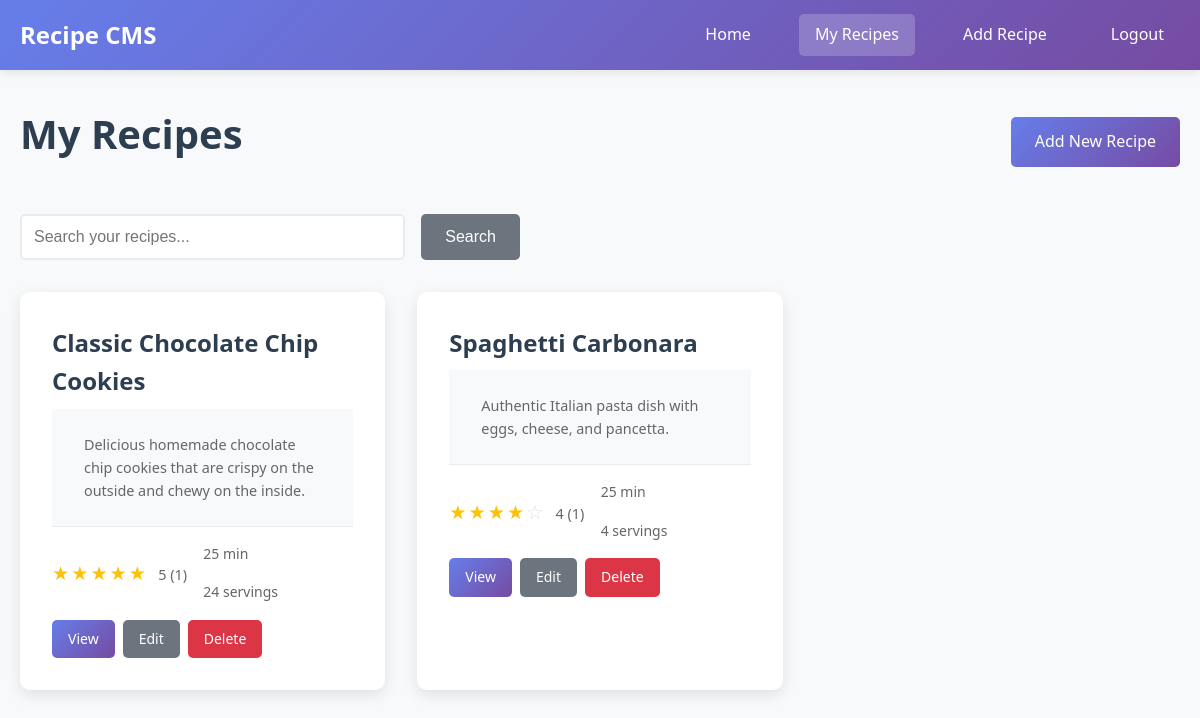
The app's page /my_recipes.php (signed in) with its own data.
### tables this page shows
CREATE TABLE recipes (
    id INT AUTO_INCREMENT PRIMARY KEY,
    user_id INT NOT NULL,
    title VARCHAR(200) NOT NULL,
    description TEXT,
    ingredients TEXT NOT NULL,
    instructions TEXT NOT NULL,
    prep_time INT,  
    cook_time INT,  
    servings INT,
    image_filename VARCHAR(255),
    created_at TIMESTAMP DEFAULT CURRENT_TIMESTAMP,
    updated_at TIMESTAMP DEFAULT CURRENT_TIMESTAMP ON UPDATE CURRENT_TIMESTAMP,
    FOREIGN KEY (user_id) REFERENCES users(id) ON DELETE CASCADE
);

### includes/recipes.php (called while the page is built, shortened)
<?php
function getRecipes($page = 1, $limit = 12, $search = '', $userId = null) {
    $pdo = getDBConnection();
    $offset = ($page - 1) * $limit;
    $whereClause = '';
    $params = [];
    if ($userId) {
        $whereClause .= empty($whereClause) ? " WHERE r.user_id = ?" : " AND r.user_id = ?";
        $params[] = $userId;
    }
    $sql = "SELECT r.*, u.username, u.first_name, u.last_name,
                   COALESCE(AVG(rt.rating), 0) as avg_rating,
                   COUNT(rt.id) as rating_count
            FROM recipes r
            JOIN users u ON r.user_id = u.id
            LEFT JOIN ratings rt ON r.id = rt.recipe_id
            $whereClause
            GROUP BY r.id
            ORDER BY r.created_at DESC
            LIMIT ? OFFSET ?";
    $params[] = $limit;
    $params[] = $offset;
    $stmt = $pdo->prepare($sql);
    $stmt->execute($params);
    $recipes = $stmt->fetchAll();
    $countSql = "SELECT COUNT(DISTINCT r.id) as total FROM recipes r JOIN users u ON r.user_id = u.id $whereClause";
    $countParams = array_slice($params, 0, -2);
    $countStmt = $pdo->prepare($countSql);
    $countStmt->execute($countParams);
    $total = $countStmt->fetch()['total'];
    return [
        'recipes' => $recipes,
        'total' => $total,
        'pages' => ceil($total / $limit),
        'current_page' => $page
    ];
}
function formatTime($minutes) {
    if ($minutes < 60) {
        return $minutes . ' min';
    } else {
        $hours = floor($minutes / 60);
        $mins = $minutes % 60;
        return $hours . 'h' . ($mins > 0 ? ' ' . $mins . 'min' : '');
    }
}
?>

### my_recipes.php (the view, shortened to what this page needs)
<?php
require_once 'includes/recipes.php';
$user = getCurrentUser();
$page = (int)($_GET['page'] ?? 1);
$search = sanitizeInput($_GET['search'] ?? '');
$result = getRecipes($page, 12, $search, $user['id']);
$recipes = $result['recipes'];
?>
<!DOCTYPE html>
<html lang="en">
<head>
    <link rel="stylesheet" href="assets/css/style.css">
</head>
<body>
    <nav class="navbar">
        <div class="nav-container">
            <a href="index.php" class="nav-brand">Recipe CMS</a>
            <div class="nav-menu">
                <a href="index.php" class="nav-link">Home</a>
                <a href="my_recipes.php" class="nav-link active">My Recipes</a>
                <a href="add_recipe.php" class="nav-link">Add Recipe</a>
                <a href="logout.php" class="nav-link">Logout</a>
            </div>
        </div>
    </nav>
    <div class="container">
        <div class="page-header">
            <h1>My Recipes</h1>
            <a href="add_recipe.php" class="btn btn-primary">Add New Recipe</a>
        </div>
        <div class="search-bar">
            <form method="GET" action="">
                <input type="text" name="search" placeholder="Search your recipes..."
                       value="<?php echo htmlspecialchars($search); ?>">
                <button type="submit" class="btn btn-secondary">Search</button>
            </form>
        </div>
        <?php if (empty($recipes)): ?>
            <div class="no-recipes">
                <?php if ($search): ?>
                    <p>No recipes found matching your search.</p>
                <?php else: ?>
                    <p>You haven't added any recipes yet.</p>
                    <a href="add_recipe.php" class="btn btn-primary">Add Your First Recipe</a>
                <?php endif; ?>
            </div>
        <?php else: ?>
            <div class="recipes-grid">
                <?php foreach ($recipes as $recipe): ?>
                    <div class="recipe-card">
                        <div class="recipe-content">
                            <h3><a href="recipe.php?id=<?php echo $recipe['id']; ?>"><?php echo htmlspecialchars($recipe['title']); ?></a></h3>
                            <?php if ($recipe['description']): ?>
                                <p class="recipe-description"><?php echo htmlspecialchars(substr($recipe['description'], 0, 100)); ?><?php echo strlen($recipe['description']) > 100 ? '...' : ''; ?></p>
                            <?php endif; ?>
                            <div class="recipe-meta">
                                <div class="recipe-rating">
                                    <div class="stars">
                                        <?php
                                        $avgRating = round($recipe['avg_rating'], 1);
                                        for ($i = 1; $i <= 5; $i++) {
                                            if ($i <= $avgRating) {
                                                echo '<span class="star filled">★</span>';
                                            } else {
                                                echo '<span class="star">☆</span>';
                                            }
                                        }
                                        ?>
                                    </div>
                                    <span class="rating-text"><?php echo $avgRating; ?> (<?php echo $recipe['rating_count']; ?>)</span>
                                </div>
                                <div class="recipe-stats">
                                    <?php if ($recipe['prep_time'] || $recipe['cook_time']): ?>
                                        <span class="time">
                                            <?php
                                            $totalTime = ($recipe['prep_time'] ?? 0) + ($recipe['cook_time'] ?? 0);
                                            if ($totalTime > 0) echo formatTime($totalTime);
                                            ?>
                                        </span>
                                    <?php endif; ?>
                                    <?php if ($recipe['servings']): ?>
                                        <span class="servings"><?php echo $recipe['servings']; ?> servings</span>
                                    <?php endif; ?>
                                </div>
                            </div>
                            <div class="recipe-actions">
                                <a href="recipe.php?id=<?php echo $recipe['id']; ?>" class="btn btn-primary btn-sm">View</a>
                                <a href="edit_recipe.php?id=<?php echo $recipe['id']; ?>" class="btn btn-secondary btn-sm">Edit</a>
                                <a href="delete_recipe.php?id=<?php echo $recipe['id']; ?>" class="btn btn-danger btn-sm"
                                   onclick="return confirm('Are you sure you want to delete this recipe?')">Delete</a>
                            </div>
                        </div>
                    </div>
                <?php endforeach; ?>
            </div>
        <?php endif; ?>
    </div>
</body>
</html>

### assets/css/style.css (style rules this page uses)
* { margin: 0; padding: 0; box-sizing: border-box; }
body { font-family: 'Segoe UI', Tahoma, Geneva, Verdana, sans-serif; line-height: 1.6; color: #333; background-color: #f8f9fa; }
h1, h2, h3, h4, h5, h6 { font-weight: 600; margin-bottom: 1rem; color: #2c3e50; }
h1 { font-size: 2.5rem; }
h3 { font-size: 1.5rem; }
p { margin-bottom: 1rem; }
a { color: #3498db; text-decoration: none; transition: color 0.3s ease; }
.container { max-width: 1200px; margin: 0 auto; padding: 0 20px; }
.navbar { background: linear-gradient(135deg, #667eea 0%, #764ba2 100%); box-shadow: 0 2px 10px rgba(0,0,0,0.1); position: sticky; top: 0; z-index: 1000; }
.nav-container { max-width: 1200px; margin: 0 auto; padding: 0 20px; display: flex; justify-content: space-between; align-items: center; height: 70px; }
.nav-brand { font-size: 1.5rem; font-weight: bold; color: white; text-decoration: none; }
.nav-menu { display: flex; gap: 2rem; }
.nav-link { color: white; text-decoration: none; padding: 0.5rem 1rem; border-radius: 5px; transition: all 0.3s ease; }
.nav-link:hover, .nav-link.active { background-color: rgba(255,255,255,0.2); color: white; }
.btn { display: inline-block; padding: 0.75rem 1.5rem; border: none; border-radius: 5px; cursor: pointer; text-decoration: none; font-size: 1rem; font-weight: 500; transition: all 0.3s ease; text-align: center; }
.btn-primary { background: linear-gradient(135deg, #667eea 0%, #764ba2 100%); color: white; }
.btn-secondary { background-color: #6c757d; color: white; }
.btn-danger { background-color: #dc3545; color: white; }
.btn-sm { padding: 0.5rem 1rem; font-size: 0.875rem; }
input[type="text"], input[type="email"], input[type="password"], input[type="number"], input[type="file"], textarea, select { width: 100%; padding: 0.75rem; border: 2px solid #e9ecef; border-radius: 5px; font-size: 1rem; transition: border-color 0.3s ease, box-shadow 0.3s ease; }
.page-header { display: flex; justify-content: space-between; align-items: center; margin: 2rem 0; flex-wrap: wrap; gap: 1rem; }
.search-bar { margin-bottom: 2rem; }
.search-bar form { display: flex; gap: 1rem; max-width: 500px; flex-wrap: wrap; }
.search-bar input { flex: 1; min-width: 250px; }
.recipes-grid { display: grid; grid-template-columns: repeat(auto-fill, minmax(300px, 1fr)); gap: 2rem; margin-bottom: 2rem; }
.recipe-card { background: white; border-radius: 10px; overflow: hidden; box-shadow: 0 5px 15px rgba(0,0,0,0.1); transition: transform 0.3s ease, box-shadow 0.3s ease; }
.recipe-content { padding: 1.5rem; }
.recipe-content h3 { margin-bottom: 0.5rem; }
.recipe-content h3 a { color: #2c3e50; text-decoration: none; }
.recipe-description { color: #666; margin-bottom: 1rem; font-size: 0.9rem; }
.recipe-meta { display: flex; justify-content: space-between; align-items: center; margin-bottom: 1rem; flex-wrap: wrap; gap: 0.5rem; }
.recipe-stats { display: flex; gap: 1rem; font-size: 0.875rem; color: #666; flex-wrap: wrap; }
.recipe-actions { display: flex; gap: 0.5rem; flex-wrap: wrap; }
.recipe-meta { display: flex; justify-content: space-between; align-items: center; flex-wrap: wrap; gap: 1rem; }
.recipe-description { padding: 1.5rem 2rem; background-color: #f8f9fa; border-bottom: 1px solid #e9ecef; }
.recipe-stats { display: grid; grid-template-columns: repeat(auto-fit, minmax(150px, 1fr)); gap: 1rem; }
.recipe-content { padding: 2rem; }
.stars { display: inline-flex; gap: 2px; }
.star { color: #ddd; font-size: 1.2rem; transition: color 0.3s ease; }
.star.filled { color: #ffc107; }
.rating-text { margin-left: 0.5rem; color: #666; font-size: 0.9rem; }
.recipe-card, .recipe-detail, .auth-form, .recipe-form { animation: fadeIn 0.6s ease-out; }

### records on screen
recipes: title "Classic Chocolate Chip Cookies", description "Delicious homemade chocolate chip cookies that are crispy on the outside and chewy on the inside.", avgRating "5", rating_count "1", formatTime($totalTime) "25 min", servings "24"
recipes: title "Spaghetti Carbonara", description "Authentic Italian pasta dish with eggs, cheese, and pancetta.", avgRating "4", rating_count "1", formatTime($totalTime) "25 min", servings "4"
